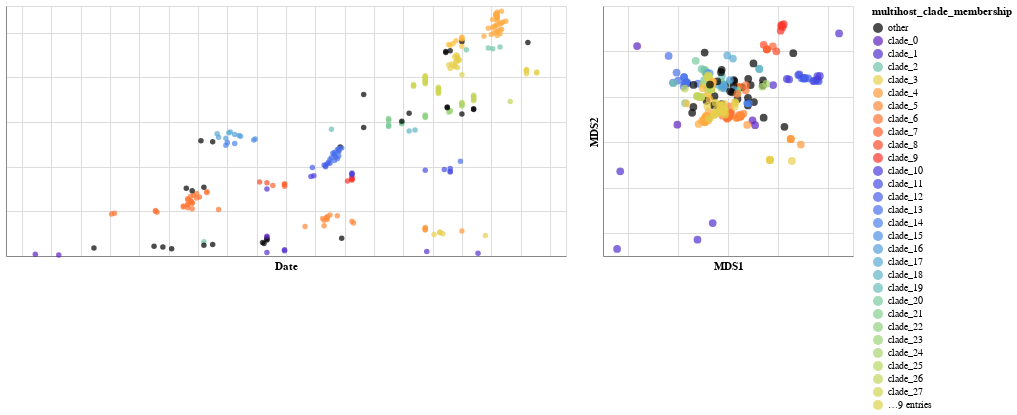

The cell this chart's notebook holds for it:
### Code cell
chart_mds

### Figure 1 — Vega-Lite specification as saved in the notebook (floating-point values rounded to 4 significant figures; data arrays with more than 128 entries replaced by an {"elided": "..."} marker saying what was removed)
{"config": {"view": {"continuousWidth": 400, "continuousHeight": 300}}, "hconcat": [{"mark": "circle", "encoding": {"color": {"condition": {"type": "nominal", "field": "multihost_clade_membership", "scale": {"domain": ["other", "clade_0", "clade_1", "clade_2", "clade_3", "clade_4", "clade_5", "clade_6", "clade_7", "clade_8", "clade_9", "clade_10", "clade_11", "clade_12", "clade_13", "clade_14", "clade_15", "clade_16", "clade_17", "clade_18", "clade_19", "clade_20", "clade_21", "clade_22", "clade_23", "clade_24", "clade_25", "clade_26", "clade_27", "clade_28", "clade_29", "clade_30", "clade_31", "clade_32", "clade_33", "clade_34", "clade_35", "clade_36"], "range": ["#000000", "#5c22be", "#5330cd", "#71c4ac", "#e7cf4b", "#ff9a3c", "#ff8939", "#ff7535", "#ff6131", "#fd4b2c", "#f93529", "#4b3ddb", "#474ee3", "#4760e9", "#4971eb", "#4b82e9", "#4f92e5", "#549fdc", "#5aabd3", "#61b4c6", "#68bdba", "#7bca9d", "#86ce91", "#91d283", "#9dd478", "#aad66d", "#b6d764", "#c3d65c", "#cfd555", "#dcd34f", "#e7cf4b", "#f9c244", "#ffb642", "#ffaa3f", "#000000", "#5c22be", "#5330cd", "#71c4ac"]}, "selection": "selector008"}, "value": "gray"}, "tooltip": [{"type": "nominal", "field": "strain"}], "x": {"type": "quantitative", "axis": {"labels": false, "ticks": false}, "field": "date", "scale": {"domain": [2012.0, 2016.0]}, "title": "Date"}, "y": {"type": "quantitative", "axis": {"labels": false, "ticks": false}, "field": "y", "title": ""}}, "height": 250, "selection": {"selector008": {"type": "interval", "resolve": "global"}}, "width": 560}, {"mark": {"type": "circle", "size": 60}, "encoding": {"color": {"condition": {"type": "nominal", "field": "multihost_clade_membership", "scale": {"domain": ["other", "clade_0", "clade_1", "clade_2", "clade_3", "clade_4", "clade_5", "clade_6", "clade_7", "clade_8", "clade_9", "clade_10", "clade_11", "clade_12", "clade_13", "clade_14", "clade_15", "clade_16", "clade_17", "clade_18", "clade_19", "clade_20", "clade_21", "clade_22", "clade_23", "clade_24", "clade_25", "clade_26", "clade_27", "clade_28", "clade_29", "clade_30", "clade_31", "clade_32", "clade_33", "clade_34", "clade_35", "clade_36"], "range": ["#000000", "#5c22be", "#5330cd", "#71c4ac", "#e7cf4b", "#ff9a3c", "#ff8939", "#ff7535", "#ff6131", "#fd4b2c", "#f93529", "#4b3ddb", "#474ee3", "#4760e9", "#4971eb", "#4b82e9", "#4f92e5", "#549fdc", "#5aabd3", "#61b4c6", "#68bdba", "#7bca9d", "#86ce91", "#91d283", "#9dd478", "#aad66d", "#b6d764", "#c3d65c", "#cfd555", "#dcd34f", "#e7cf4b", "#f9c244", "#ffb642", "#ffaa3f", "#000000", "#5c22be", "#5330cd", "#71c4ac"]}, "selection": "selector008"}, "value": "gray"}, "tooltip": [{"type": "nominal", "field": "strain"}], "x": {"type": "quantitative", "axis": {"labels": false, "ticks": false}, "field": "mds1", "title": "MDS1"}, "y": {"type": "quantitative", "axis": {"labels": false, "ticks": false}, "field": "mds2", "title": "MDS2"}}, "height": 250, "selection": {"selector008": {"type": "interval", "resolve": "global"}}, "width": 250}], "data": {"name": "data-5819791fe76afe6e5baa8c0e8ad97f34"}, "$schema": "https://vega.github.io/schema/vega-lite/v4.8.1.json", "datasets": {"data-5819791fe76afe6e5baa8c0e8ad97f34": {"elided": "262 records"}}}
